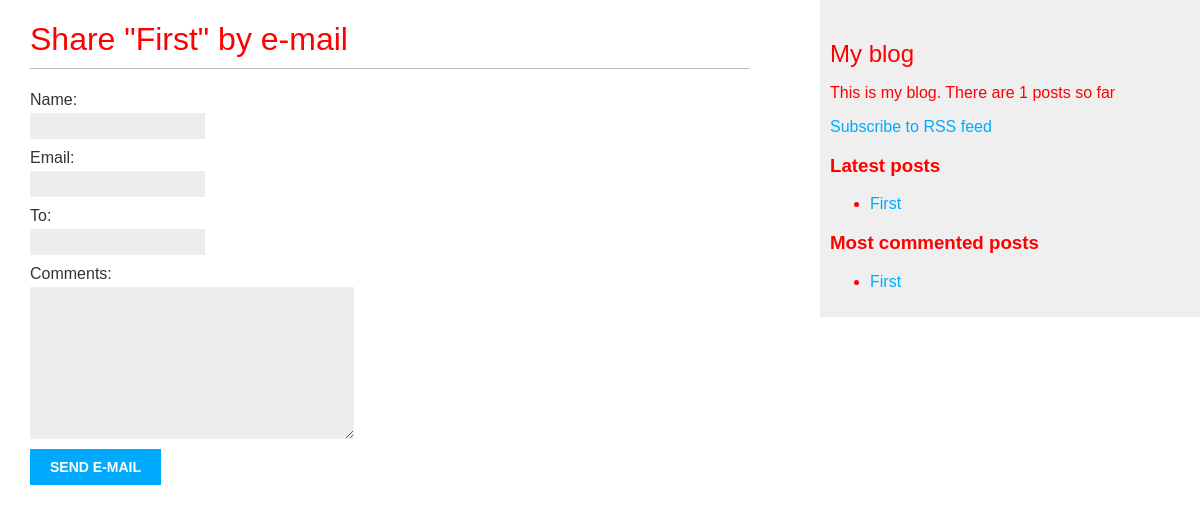
Page /blog/1/share/ on the earlier database version.
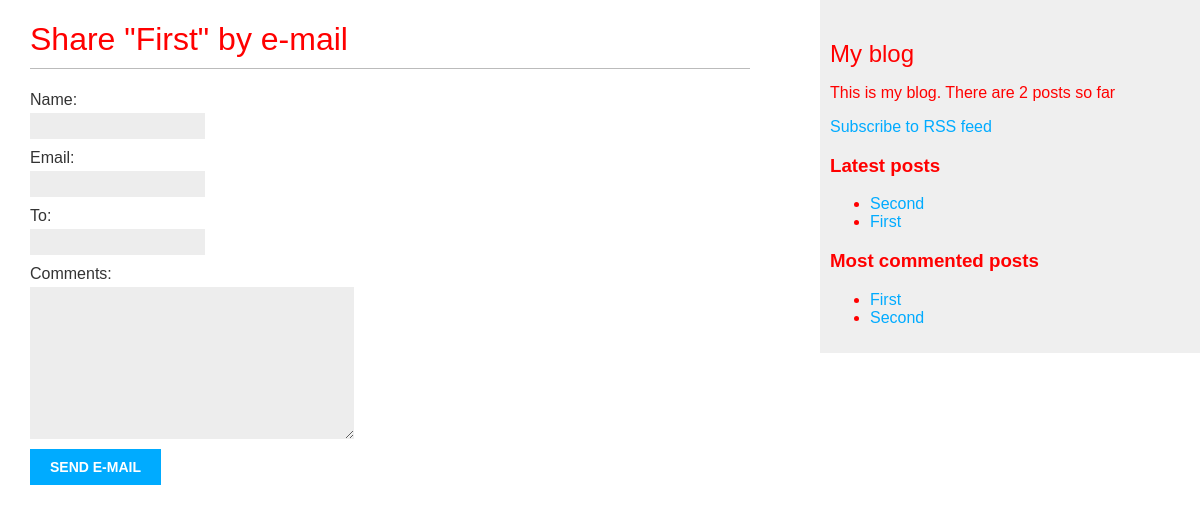
Same page on the later database version.
### blog/models.py (models this page shows, shortened)
class Post(models.Model):
    STATUS_CHOICES = (
        ('draft', 'Draft'),
        ('published', 'Published')
    )
    class Meta:
        ordering = ('-published',)
    title = models.CharField(max_length=250)
    slug = models.SlugField(max_length=250, unique_for_date='published')
    author = models.ForeignKey(User, related_name='blog_posts')
    body = models.TextField()
    published = models.DateTimeField(default=timezone.now)
    created = models.DateTimeField(auto_now_add=True)
    updated = models.DateTimeField(auto_now=True)
    status = models.CharField(
        max_length=10, choices=STATUS_CHOICES, default='draft')
    objects = models.Manager()
    status_published = PublishedManager()
    tags = TaggableManager()
    def get_absolute_url(self):
        return reverse('blog:post_detail', args=[self.published.year,
                                                 self.published.strftime('%m'),
                                                 self.published.strftime('%d'),
                                                 self.slug])

### blog/views.py (the view)
# urls.py: url(r'^(?P<post_id>\d+)/share/', views.post_share, name="post_share"),
def post_share(request, post_id):
    post = get_object_or_404(Post, id=post_id, status='published')
    sent = False
    if request.method == 'POST':
        form = EmailPostForm(request.POST)
        if form.is_valid():
            cd = form.cleaned_data
            post_url = request.build_absolute_uri(post.get_absolute_url())
            subject = '{} ({}) recommends you reading "{}"'.format(cd['name'],
                                                                   cd['email'],
                                                                   post.title)
            message = 'Read "{}" at {}\n\n{}\'s comments: {}'.format(post.title,
                                                                     post_url,
                                                                     cd['name'],
                                                                     cd['comments'])
            send_mail(subject, message, 'admin@blogsite.com', [cd['to']])
            sent = True
    else:
        form = EmailPostForm()
    return render(request, 'blog/post/share.html', {'form': form,
                                                    'post': post,
                                                    'sent': sent})

### blog/forms.py
class EmailPostForm(forms.Form):
    name = forms.CharField(max_length=25)
    email = forms.EmailField()
    to = forms.EmailField()
    comments = forms.CharField(max_length=250,
                               required=False,
                               widget=forms.Textarea)

### blog/models.py (called while the page is built)
    def get_queryset(self):
        return super(PublishedManager, self).get_queryset().filter(status='published')

### blog/templatetags/blog_tags.py (called while the page is built)
@register.simple_tag
def get_total_posts():
    return Post.status_published.count()

@register.inclusion_tag('blog/post/_latest_posts.html')
def show_latest_posts(count=5):
    latest_posts = Post.status_published.order_by('-published')[:count]
    return {'latest_posts': latest_posts}

@register.simple_tag
def get_most_commented_posts(count=5):
    return Post.status_published.annotate(total_comments=Count('comment')). \
        order_by('-total_comments')[:count]

### blog/templates/blog/post/share.html (shortened to what this page needs)
{% extends "../_layout.html" %}
{% block content %}
    {% if sent %}
        <h1>E-mail successfully sent</h1>
        <p>"{{ post.title }}" was successfully sent by e-mail.</p>
    {% else %}
        <h1>Share "{{ post.title }}" by e-mail</h1>
        <form action="." method="post">
            {{ form.as_p }}
            <input type="submit" value="Send e-mail">
        </form>
    {% endif %}
{% endblock %}

### blog/templates/blog/post/_posts.html
{% if header %}
    <h3>{{ header }}</h3>
{% endif %}
<ul>
    {% for post in posts %}
        <li><a href="{{ post.get_absolute_url }}">{{ post.title }}</a></li>
    {% endfor %}
</ul>

Differences in the rows shown:
added Post: title "Second"
Other differences:
text no longer shown: "1"
text now shown: "2"
